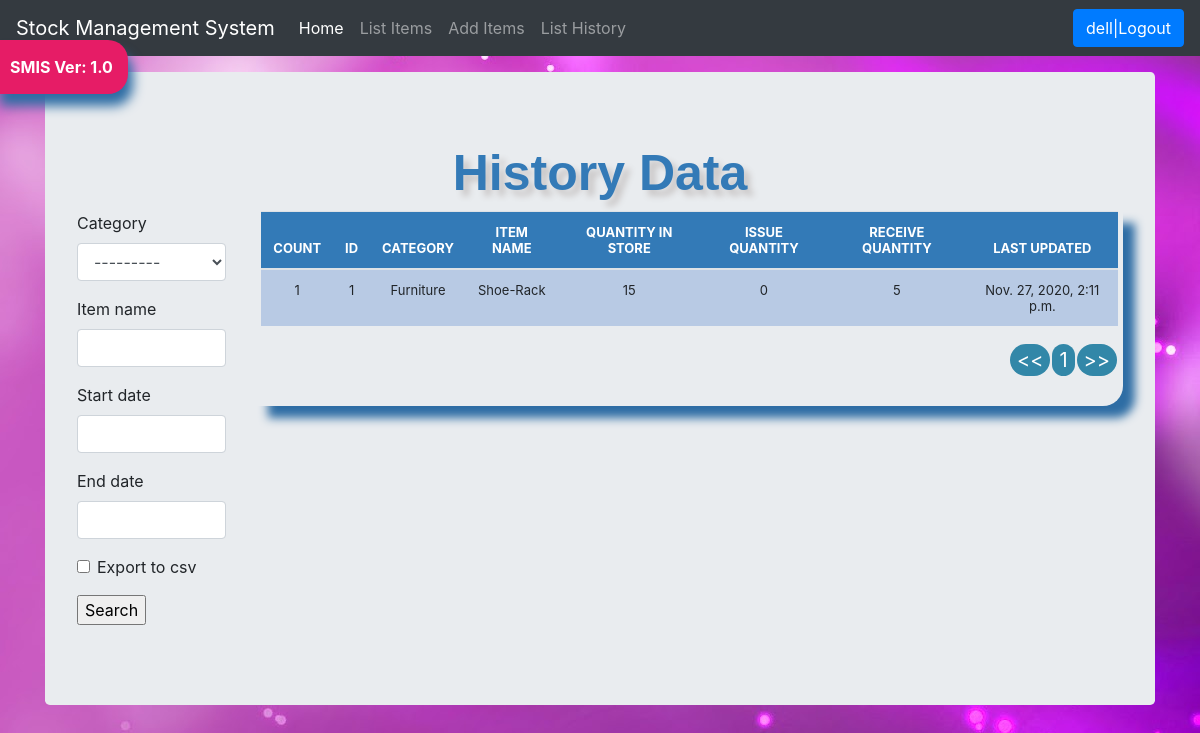
The app's page /list_history/ (signed in) with its own data.
### stock/models.py (models this page shows)
class StockHistory(models.Model):
    category = models.ForeignKey(Category, on_delete=models.CASCADE, blank=True, null=True)
    item_name = models.CharField(max_length=50, blank=True, null=True)
    quantity = models.IntegerField(default='0', blank=True, null=True)
    receive_quantity = models.IntegerField(default='0', blank=True, null=True)
    receive_by = models.CharField(max_length=50, blank=True, null=True)
    issue_quantity = models.IntegerField(default='0', blank=True, null=True)
    issue_by = models.CharField(max_length=50, blank=True, null=True)
    issue_to = models.CharField(max_length=50, blank=True, null=True)
    phone_number = models.CharField(max_length=50, blank=True, null=True)
    created_by = models.CharField(max_length=50, blank=True, null=True)
    reorder_level = models.IntegerField(default='0', blank=True, null=True)
    last_updated = models.DateTimeField(auto_now_add=False, auto_now=False, null=True)
    timestamp = models.DateTimeField(auto_now_add=False, auto_now=False, null=True)

class Category(models.Model):
    name = models.CharField(max_length=50, blank=True, null=True)
    def __str__(self):
        return self.name

### stock/views.py (the view, shortened to what this page needs)
# urls.py: path('list_history/', views.list_history, name="list_history"),
def list_history(request):
    header = "History Data"
    queryset = StockHistory.objects.all()
    form = StockHistorySearchForm(request.POST or None)
    context = {
        "header": header,
        "queryset": queryset,
        "form": form,
    }
    return render(request, "list_history.html", context)

### stock/forms.py
class StockHistorySearchForm(forms.ModelForm):
    export_to_CSV = forms.BooleanField(required=False)
    start_date = forms.DateTimeField(required=False)
    end_date = forms.DateTimeField(required=False)
    class Meta:
        model = StockHistory
        fields = ['category', 'item_name', 'start_date', 'end_date']

### stock/templates/list_history.html (shortened to what this page needs)
{% load crispy_forms_tags %}
<html lang="en">
<head></head>
{% load static %}
<link href="{% static 'js/jquery-ui-1.12.1/jquery-ui.min.css' %}" rel="stylesheet">
<link href="{% static 'js/jquery-ui-1.12.1/jquery-ui.structure.min.css' %}" rel="stylesheet">
<link href="{% static 'js/jquery-ui-1.12.1/jquery-ui.theme.min.css' %}" rel="stylesheet">
<link href="{% static 'css/stylesheet.css' %}" rel="stylesheet">
<link href="{% static 'css/bootstrap.min.css' %}" rel="stylesheet">
<link href="{% static 'css/navbar-top-fixed.css' %}" rel="stylesheet">
<link href="{% static 'js/nprogress/nprogress.css' %}" rel="stylesheet">
<body>
{% include 'navbar.html' %}
<main role="main" class="container">
    <div class="jumbotron">
        <div class="header">{{header}}</div>
        <div class="row">
            <div class="col-sm-2">
                <form method="POST" action="">
                    {{form|crispy}}
                    <input type="submit" value="Search"/>
                </form>
            </div>
            <br>
            <div class="col-sm-10">
                <div class="display_table">
                    <table class='table'>
                        <thead>
                        <tr>
                            <th>COUNT</th>
                            <th>ID</th>
                            <th>CATEGORY</th>
                            <th>ITEM NAME</th>
                            <th>QUANTITY IN STORE</th>
                            <th>ISSUE QUANTITY</th>
                            <th>RECEIVE QUANTITY</th>
                            <th>LAST UPDATED</th>
                        </tr>
                        </thead>
                        {% for instance in queryset %}
                        <tr>
                            <td>{{forloop.counter}}</td>
                            <td>{{instance.id}}</td>
                            <td>{{instance.category}}</td>
                            <td>{{instance.item_name}}</td>
                            <td>{{instance.quantity}}</td>
                            <td>{{instance.issue_quantity}}</td>
                            <td>{{instance.receive_quantity}}</td>
                            <td>{{instance.last_updated}}</td>
                        </tr>
                        {% endfor %}
                    </table>
                </div>
            </div>
        </div>
    </div>
</main>
{% load static %}
</body>
</html>

### stock/templates/navbar.html (shortened to what this page needs)
<nav class="navbar navbar-expand-md navbar-dark fixed-top bg-dark">
    <a class="navbar-brand" href="/">Stock Management System</a>
    <div class="collapse navbar-collapse" id="navbarCollapse">
        <ul class="navbar-nav mr-auto">
            <li class="nav-item active">
                <a class="nav-link" href="/list_items/">Home<span class="sr-only">(current)</span></a>
            </li>
            {% if request.user.is_authenticated %}
            <li class="nav-item">
                <a class="nav-link" href="/list_items/">List Items</a>
            </li>
            <li class="nav-item">
                <a class="nav-link" href="/add_items/">Add Items</a>
            </li>
            <li class="nav-item">
                <a class="nav-link" href="/list_history/">List History</a>
            </li>
            {% endif %}
        </ul>
        <ul class="navbar-nav">
            {% if request.user.is_authenticated %}
            <li><a href="/accounts/logout/">
                <button class="btn btn-primary">{{user}}|Logout</button>
            </a></li>
            {% else %}
            <li><a href="/accounts/login/">Login</a></li>
            {% endif %}
        </ul>
    </div>
</nav>
<a href="#"><div id="version-display" data-toggle="modal" data-target="#myModal">SMIS Ver: 1.0</div></a>
                      {% load static %}

### stock/static/css/stylesheet.css (style rules this page uses)
body { background-color: #34eb6b; background-image: url("../img/Violet-Powerpoint-Background-Wallpaper-HD-07381.jpg"); }
.table { font-size: 13px; text-align: center; width: 95%; margin: auto; text-align: center; }
.table tr:nth-child(odd) { background: #B8CAE4 }
th { background-color: #337ab7; color: white; }
.display_table { border-bottom-right-radius: 20px; padding-left: 5px; padding-right: 5px; padding-bottom: 20px; box-shadow: 12px 12px 10px #2e6da4; }
.header { font-family: helvetica; color: #337ab7; font-size: 50px; text-align: center; width: 100%; text-shadow: 6px 6px 6px #c9c6c6; display: block; font-weight: bolder; }
#version-display { background-color: #e61c66; color: white; box-shadow: 5px 12px 12px #2e6da4; text-align: center; display: inline; font-weight: bolder; padding: 15px; position: fixed; top: 40px; left: -5px; z-index: 3000; border-top-right-radius: 20px; border-bottom-right-radius: 20px; }

### stock/static/css/navbar-top-fixed.css (style rules this page uses)
body { min-height: 75rem; padding-top: 4.5rem; }

### records on screen
StockHistory: id "1", category "Furniture", item_name "Shoe-Rack", quantity "15", issue_quantity "0", receive_quantity "5", last_updated "Nov. 27, 2020, 2:11 p.m."

### other values on screen
{{ user }} "dell"
{{ header }} "History Data"
